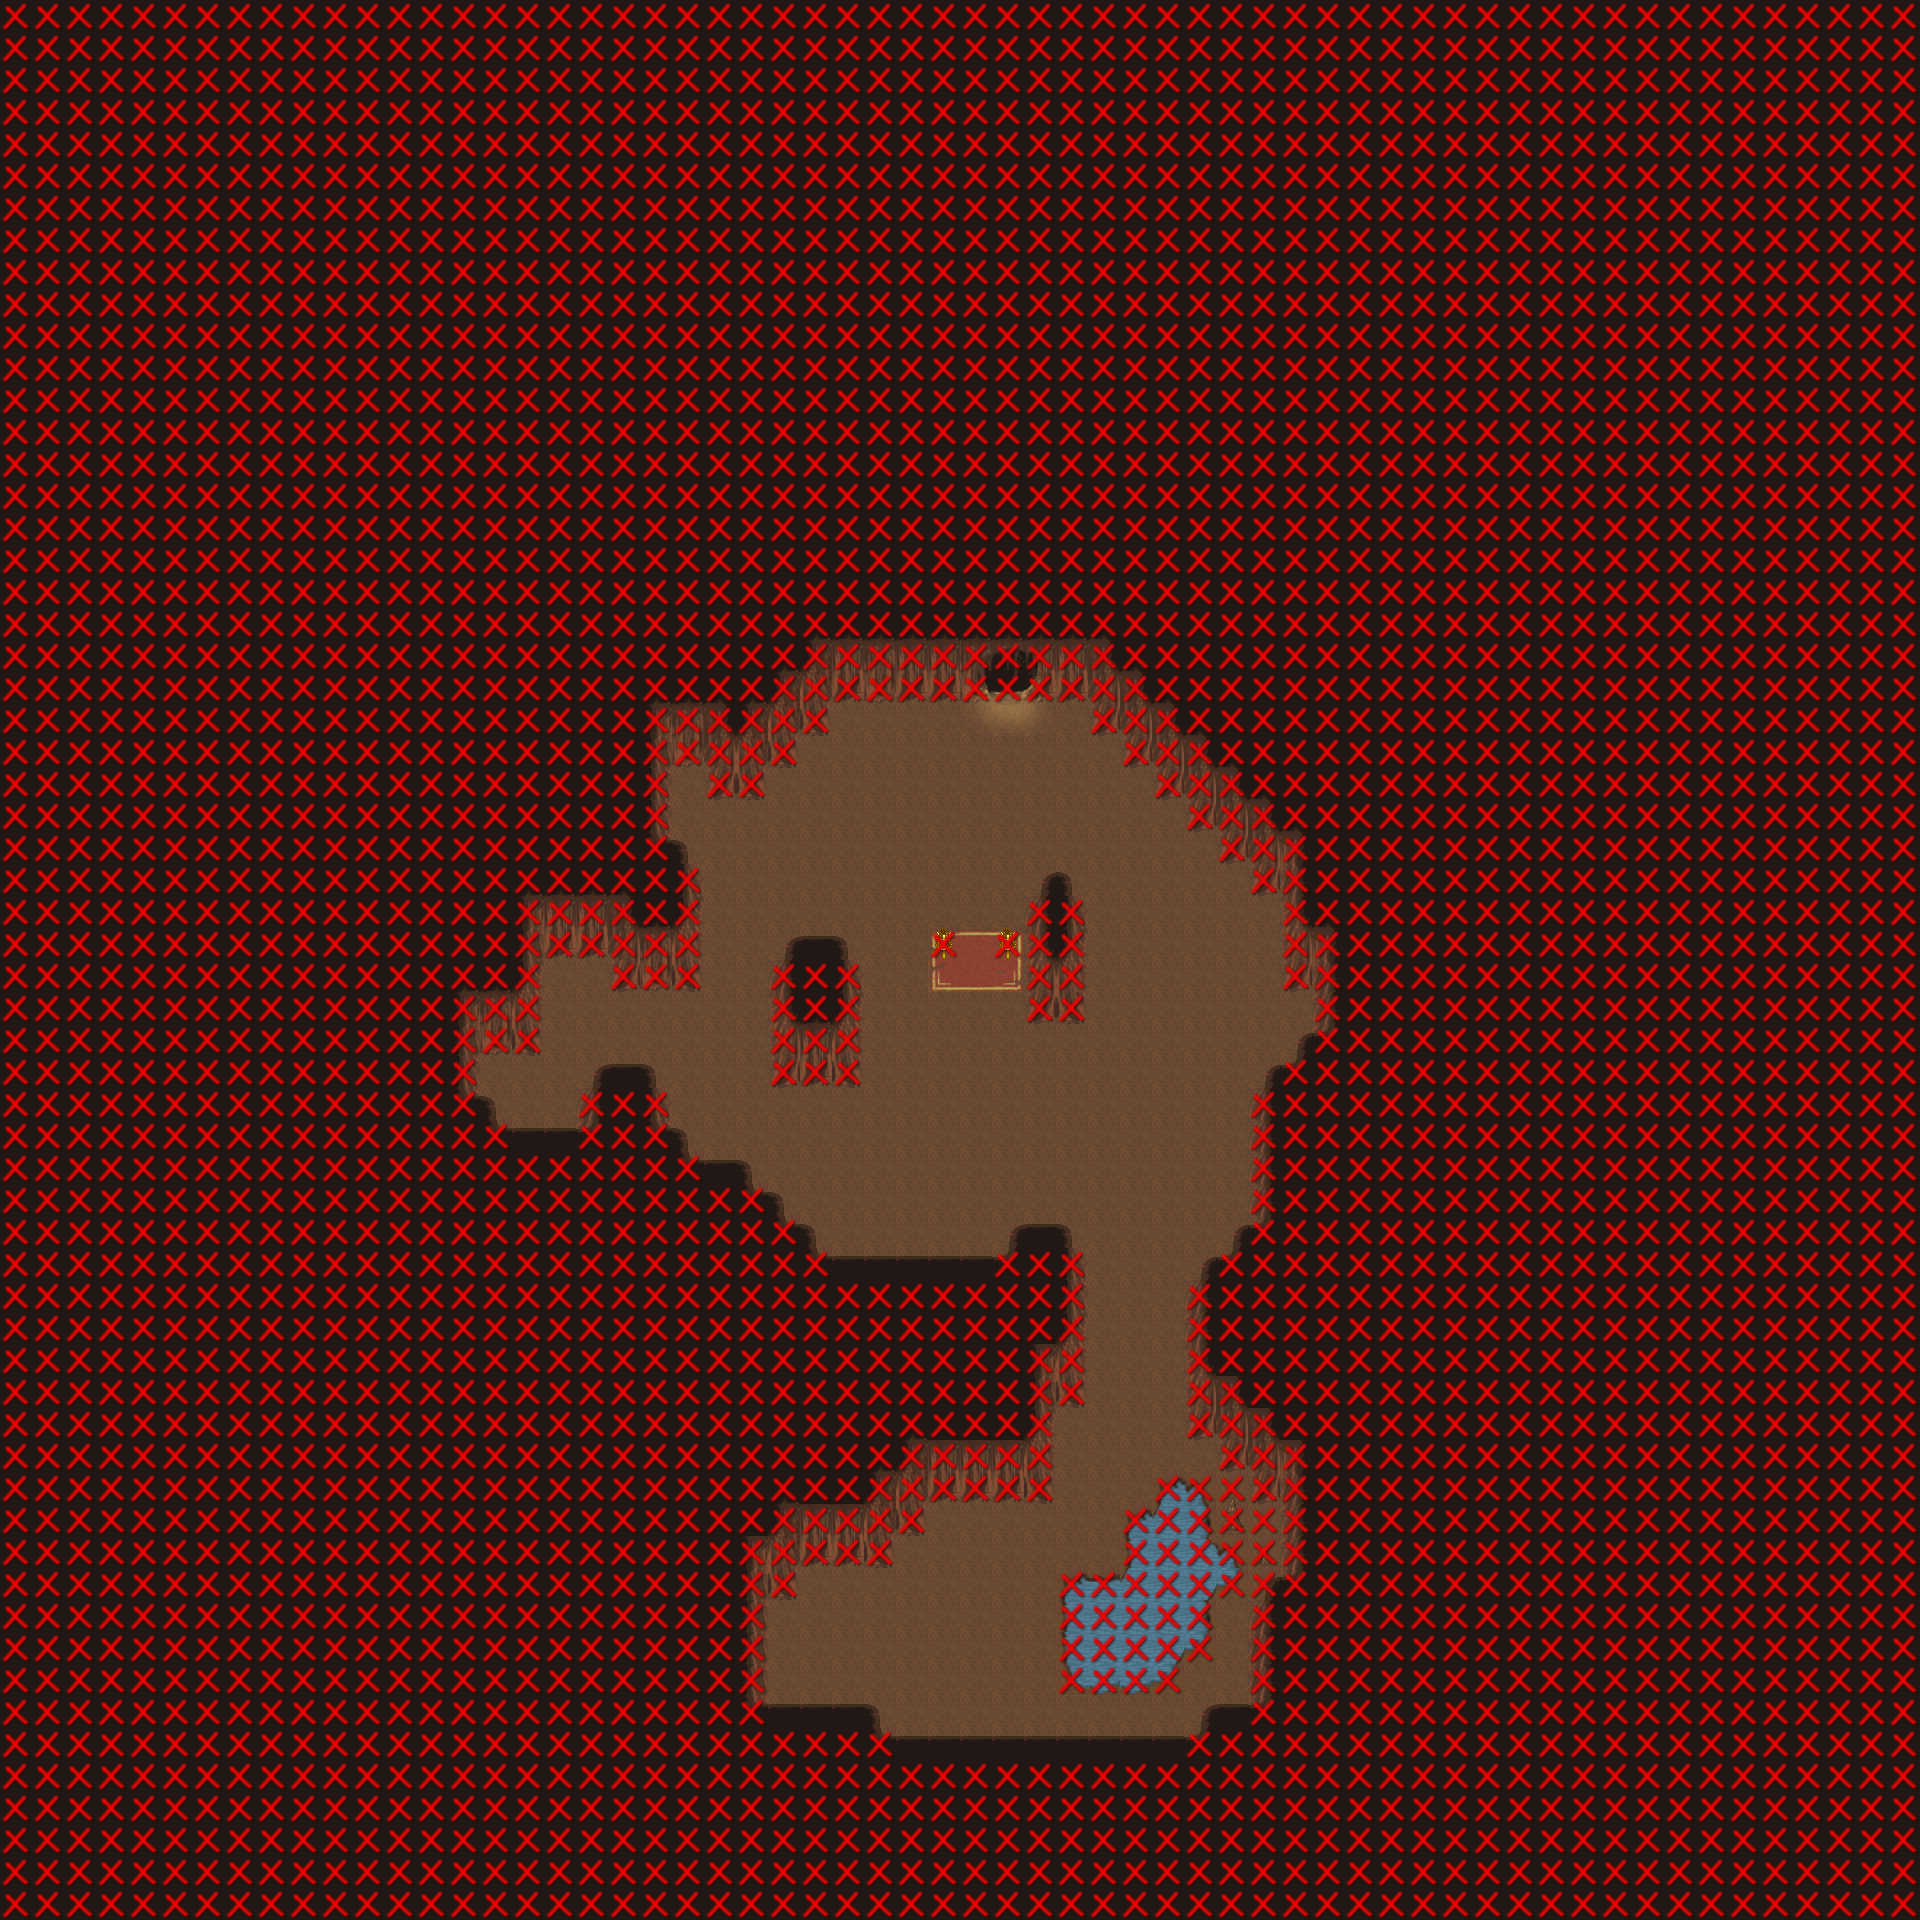

This game map was drawn from its Tiled (.tmx) file and the tilesets committed beside it. A one-line description and the trimmed map source follow:
An orthogonal 60x60 tile map with 32x32 px tiles, 4 tile layers (Ground, Fringe, Over, Collision), 3 tilesets and 4 objects (2x PARTICLE_EFFECT, WARP, NPC).

<map version="0.99b" orientation="orthogonal" width="60" height="60" tilewidth="32" tileheight="32">
 <properties>
  <property name="overlay0parallax" value="0.0" />
  <property name="overlay0image" value="graphics/images/ambient/spotlight.png" />
  <property name="music" value="finalman_and_yakslem-cavesong.ogg" />
  <property name="minimap" value="graphics/images/minimap_new_4-1.png" />
 </properties>
 <tileset name="Cave" firstgid="1" tilewidth="32" tileheight="32">
  <image source="../graphics/tiles/cave.png" trans="ff00ff" />
 </tileset>
 <tileset name="Collision" firstgid="129" tilewidth="32" tileheight="32">
  <image source="../graphics/tiles/collision.png" trans="ff00ff" />
 </tileset>
 <tileset name="Cave x2" firstgid="131" tilewidth="32" tileheight="64">
  <image source="../graphics/tiles/cave_x2.png" />
 </tileset>
 <layer name="Ground" width="60" height="60">
  <data>[3600 cells, 3600 non-empty, 58 distinct tile ids]</data>
  <tileproperties />
 </layer>
 <layer name="Fringe" width="60" height="60">
  <data>[3600 cells, 4 non-empty, 3 distinct tile ids]</data>
  <tileproperties />
 </layer>
 <layer name="Over" width="60" height="60">
  <data>[3600 cells, 64 non-empty, 5 distinct tile ids]</data>
  <tileproperties />
 </layer>
 <layer name="Collision" width="60" height="60">
  <data>[3600 cells, 3216 non-empty, 1 distinct tile ids]</data>
  <tileproperties />
 </layer>
 <objectgroup name="Object Group 1" width="0" height="0">
  <object name="graphics/particles/flame.particle.xml" type="PARTICLE_EFFECT" x="928" y="960" width="32" height="32">
   <properties />
  </object>
  <object name="graphics/particles/flame.particle.xml" type="PARTICLE_EFFECT" x="992" y="960" width="32" height="32">
   <properties />
  </object>
  <object name="ToOutside" type="WARP" x="960" y="704" width="96" height="32">
   <properties>
    <property name="DEST_MAP">
     9
    </property>
    <property name="DEST_Y">
     3008
    </property>
    <property name="DEST_X">
     1856
    </property>
   </properties>
  </object>
  <object name="Arkim the Hermit" type="NPC" x="976" y="976" width="0" height="0">
   <properties>
    <property name="SCRIPT">
     function npc_handler(npc, ch)
       do_message(npc, ch, "Do you want to go back outside?")
       local v = do_choice(npc, ch, "Yes please", "Not yet")
       if v == 1 then
         tmw.chr_warp(ch, 9, 60 * 32 + 16, 95 * 32 + 16)
       end
     end
    </property>
    <property name="NPC_ID">
     116
    </property>
   </properties>
  </object>
 </objectgroup>
</map>
